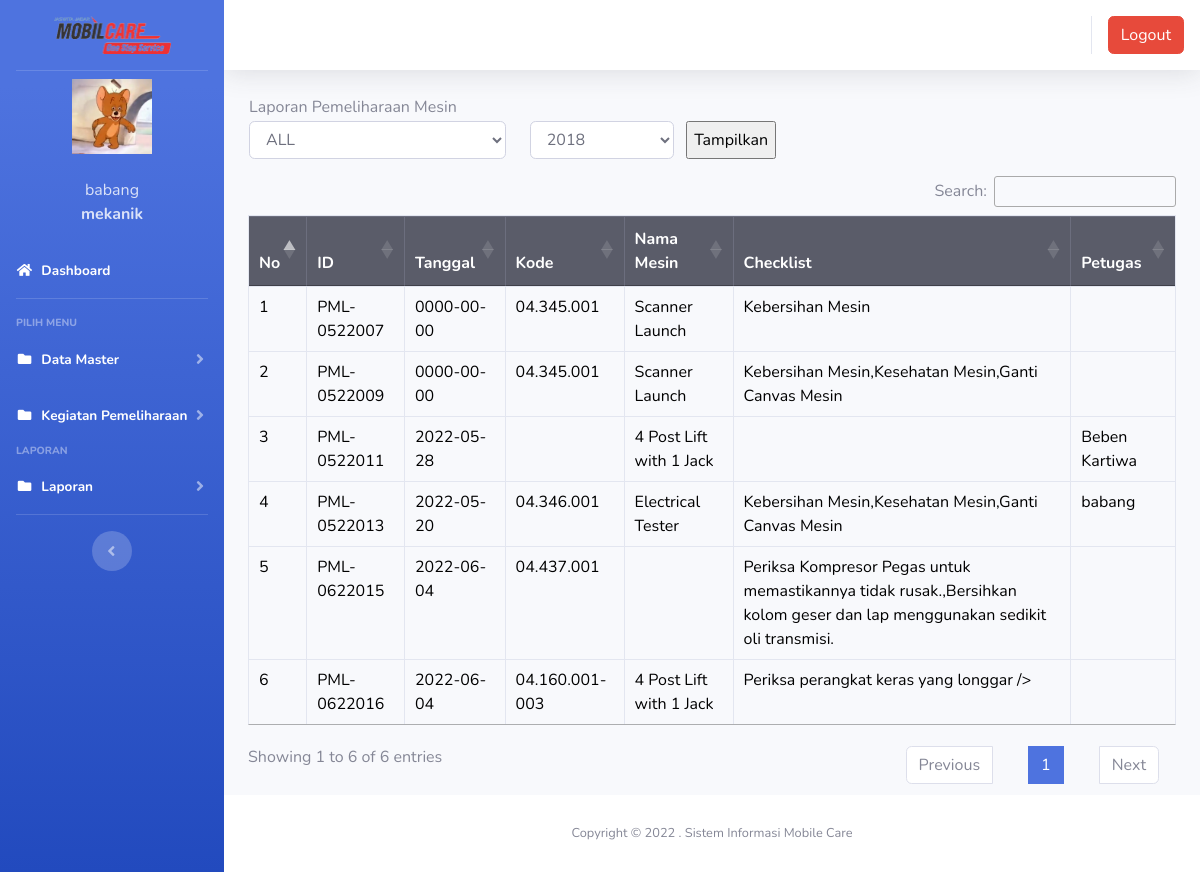
The page /index2.php?page=laporan_barangmasuk (signed in) on the database its author committed.
### tables this page shows
CREATE TABLE `users` (
  `id` int(11) NOT NULL,
  `nik` varchar(10) NOT NULL,
  `nama` varchar(100) NOT NULL,
  `alamat` varchar(200) NOT NULL,
  `telepon` varchar(100) NOT NULL,
  `username` varchar(100) NOT NULL,
  `password` varchar(100) NOT NULL,
  `jabatan` varchar(25) NOT NULL DEFAULT 'member',
  `foto` varchar(25) NOT NULL
);

CREATE TABLE `pemeliharaan` (
  `id` int(11) NOT NULL,
  `id_pemeliharaan` varchar(100) NOT NULL,
  `tanggal` date NOT NULL,
  `kode_barang` varchar(100) NOT NULL,
  `nama_mesin` varchar(500) NOT NULL,
  `checklist` varchar(500) NOT NULL,
  `catatan` varchar(500) NOT NULL,
  `petugas` varchar(200) NOT NULL,
  `jumlah` int(100) NOT NULL,
  `done` tinyint(1) NOT NULL
);

### page/laporan/laporan_barangmasuk.php (the view, shortened to what this page needs)
<!DOCTYPE html>
<html lang="en" dir="ltr">
<head>
  <link rel="stylesheet" href="https://cdn.datatables.net/1.12.0/css/jquery.dataTables.min.css">
  <link rel="stylesheet" href="https://cdn.datatables.net/buttons/2.2.3/css/buttons.dataTables.min.css">
</head>
<body>
<table>
        <tr>
          <td>
            Laporan Pemeliharaan Mesin
          </td>
        </tr>
        <tr>
          <td width="50%">
            <form id="Myform1">
              <div class="row form-group">
                <div class="col-md-5">
                  <select class="form-control " name="bln">
                    <option value="all" selected="">ALL</option>
                  </select>
                </div>
                <div class="col-md-3">
                  <?php
                  $now = date('Y');
                  echo "<select name='thn' class='form-control'>";
                  for ($a = 2018; $a <= $now; $a++) {
                    echo "<option value='$a'>$a</option>";
                  }
                  echo "</select>";
                  ?>
                </div>
                <input type="submit" class="" name="submit2" value="Tampilkan">
              </div>
            </form>
          </td>
      </table>
      <div class="tampung1">
        <div class="table-responsive">
          <table class="table table-bordered" id="dataTable" width="100%" cellspacing="0">
            <thead class="table-dark">
              <tr>
                <th>No</th>
                <th>ID</th>
                <th>Tanggal</th>
                <th>Kode</th>
                <th>Nama Mesin</th>
                <th>Checklist</th>
                <th>Petugas</th>
              </tr>
            </thead>
            <tbody>
              <?php
              $no = 1;
              $sql = $koneksi->query("select * from pemeliharaan");
              while ($data = $sql->fetch_assoc()) {
              ?>
                <tr style="color:black">
                  <td><?php echo $no++; ?></td>
                  <td><?php echo $data['id_pemeliharaan'] ?></td>
                  <td><?php echo $data['tanggal'] ?></td>
                  <td><?php echo $data['kode_barang'] ?></td>
                  <td><?php echo $data['nama_mesin'] ?></td>
                  <td><?php echo $data['checklist'] ?></td>
                  <td><?php echo $data['petugas'] ?></td>
                </tr>
              <?php } ?>
            </tbody>
          </table>
</body>
</html>

### index2.php (shortened to what this page needs)
<?php
$koneksi = new mysqli("localhost", "root", "", "inventori");
?>
<!DOCTYPE html>
<html lang="en">
<head>
  <link href="vendor/fontawesome-free/css/all.min.css" rel="stylesheet" type="text/css">
  <link href="css/sb-admin-2.min.css" rel="stylesheet">
  <link href="vendor/datatables/dataTables.bootstrap4.min.css" rel="stylesheet">
</head>
<body id="page-top">
  <div id="wrapper">
    <ul class="navbar-nav bg-gradient-primary sidebar sidebar-dark accordion" id="accordionSidebar">
      <a class="sidebar-brand d-flex align-items-center justify-content-center" href="index.php">
        <img src="img/logo1.png" width="117" height="38"></img>
      </a>
      <hr class="sidebar-divider my-0">
      <?php
      if ($_SESSION['mekanik']) {
        $user = $_SESSION['mekanik'];
      }
      $sql = $koneksi->query("select * from users where id='$user'");
      $data = $sql->fetch_assoc();
      ?>
      <li class="d-flex align-items-center justify-content-center">
        <a class="nav-link">
          <img src="img/<?php echo $data['foto'] ?>" class="img-circle" width="80" alt="User" /></a>
      </li>
      <li class="nav-item ">
        <a class="nav-link">
          <div class="d-flex align-items-center justify-content-center" class="name"> <?php echo  $data['nama']; ?></div>
          <div class="d-flex align-items-center justify-content-center" class="email"><strong><?php echo $data['jabatan']; ?></strong></div>
        </a>
      </li>
      <li class="nav-item active">
        <a class="nav-link" href="?page=home2">
          <i class="fas fa-fw fa-home"></i>
          <span>Dashboard</span></a>
      </li>
      <hr class="sidebar-divider">
      <div class="sidebar-heading">
        Pilih Menu
      </div>
      <li class="nav-item active">
        <a class="nav-link collapsed" href="#" data-toggle="collapse" data-target="#collapseData" aria-expanded="true" aria-controls="collapseData">
          <i class="fas fa-fw fa-folder"></i>
          <span>Data Master</span>
        </a>
      </li>
      <li class="nav-item active">
        <a class="nav-link collapsed" href="#" data-toggle="collapse" data-target="#collapsePages" aria-expanded="true" aria-controls="collapsePages">
          <i class="fas fa-fw fa-folder"></i>
          <span>Kegiatan Pemeliharaan</span>
        </a>
      </li>
      <div class="sidebar-heading">
        Laporan
      </div>
      <li class="nav-item active">
        <a class="nav-link collapsed" href="#" data-toggle="collapse" data-target="#collapseLaporan" aria-expanded="true" aria-controls="collapseLaporan">
          <i class="fas fa-fw fa-folder"></i>
          <span>Laporan</span>
        </a>
      </li>
      <hr class="sidebar-divider d-none d-md-block">
      <div class="text-center d-none d-md-inline">
        <button class="rounded-circle border-0" id="sidebarToggle"></button>
      </div>
    </ul>
    <div id="content-wrapper" class="d-flex flex-column">
      <div id="content">
        <nav class="navbar navbar-expand navbar-light bg-white topbar mb-4 static-top shadow">
          <ul class="navbar-nav ml-auto">
            <li class="nav-item dropdown no-arrow">
              <div class="top-menu">
                <ul class="nav pull-right top-menu">
                  <li><a onclick="return confirm('Apakah anda yakin akan logout?')" class="btn btn-danger" class="logout" href="logout.php">Logout</a></li>
                </ul>
              </div>
            </li>
          </ul>
        </nav>
        <div class="container-fluid">
          <section class="content">
            <?php
            $page = $_GET['page'];
            $aksi = $_GET['aksi'];
            if ($page == "laporan_barangmasuk") {
              if ($aksi == "") {
                include "page/laporan/laporan_barangmasuk.php";
              }
            }
            ?>
          </section>
        </div>
        <footer class="sticky-footer bg-white">
          <div class="container my-auto">
            <div class="copyright text-center my-auto">
            <span>Copyright &copy; 2022 . Sistem Informasi Mobile Care</span>
            </div>
          </div>
        </footer>
      </div>
    </div>
  </div>
</body>
</html>

### rows shown on the page
users: foto (picture), nama "babang", jabatan "mekanik"
pemeliharaan: id_pemeliharaan "PML-0522007", tanggal "0000-00-00", kode_barang "04.345.001", nama_mesin "Scanner Launch", checklist "Kebersihan Mesin"
pemeliharaan: id_pemeliharaan "PML-0522009", tanggal "0000-00-00", kode_barang "04.345.001", nama_mesin "Scanner Launch", checklist "Kebersihan Mesin,Kesehatan Mesin,Ganti Canvas Mesin"
pemeliharaan: id_pemeliharaan "PML-0522011", tanggal "2022-05-28", nama_mesin "4 Post Lift with 1 Jack", petugas "Beben Kartiwa"
pemeliharaan: id_pemeliharaan "PML-0522013", tanggal "2022-05-20", kode_barang "04.346.001", nama_mesin "Electrical Tester", checklist "Kebersihan Mesin,Kesehatan Mesin,Ganti Canvas Mesin", petugas "babang"
pemeliharaan: id_pemeliharaan "PML-0622015", tanggal "2022-06-04", kode_barang "04.437.001", checklist "Periksa Kompresor Pegas untuk memastikannya tidak rusak.,Bersihkan kolom geser dan lap menggunakan sedikit oli transmisi."
pemeliharaan: id_pemeliharaan "PML-0622016", tanggal "2022-06-04", kode_barang "04.160.001-003", nama_mesin "4 Post Lift with 1 Jack", checklist "Periksa perangkat keras yang longgar />"

### other values the page prints
form field thn "2018"
